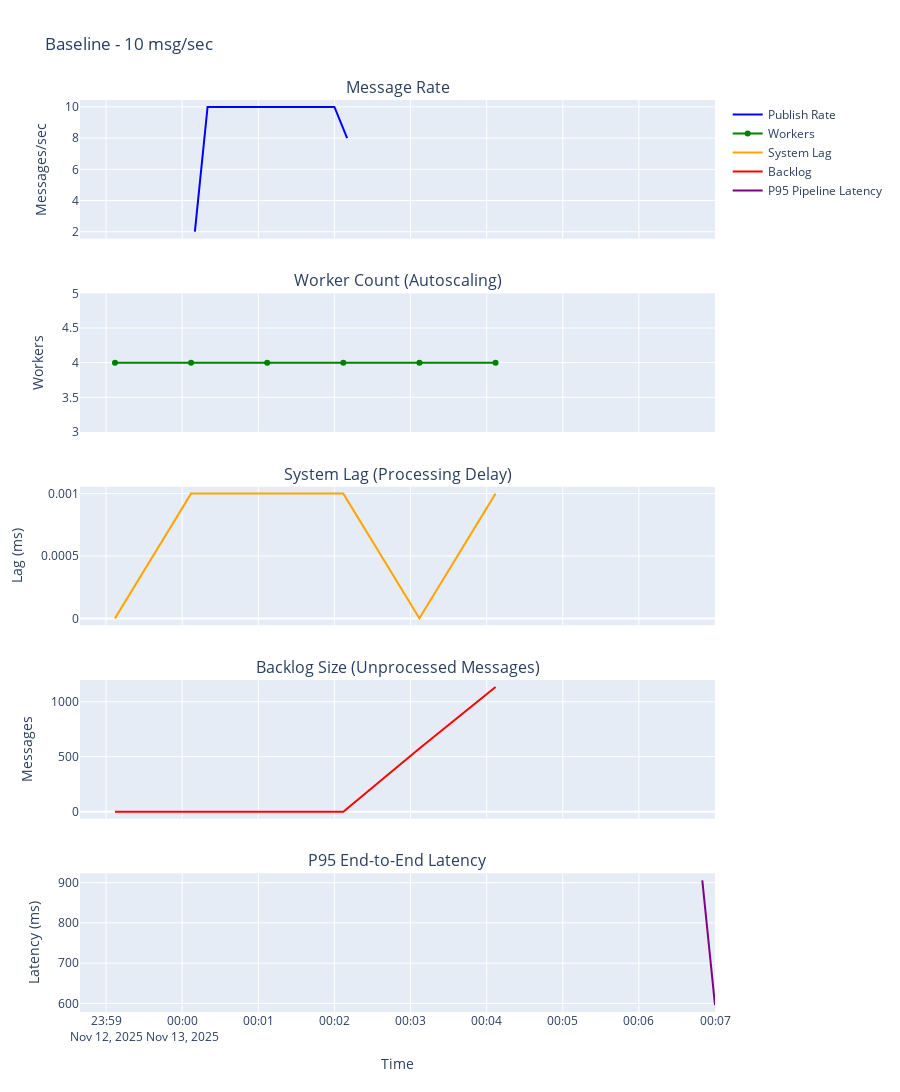
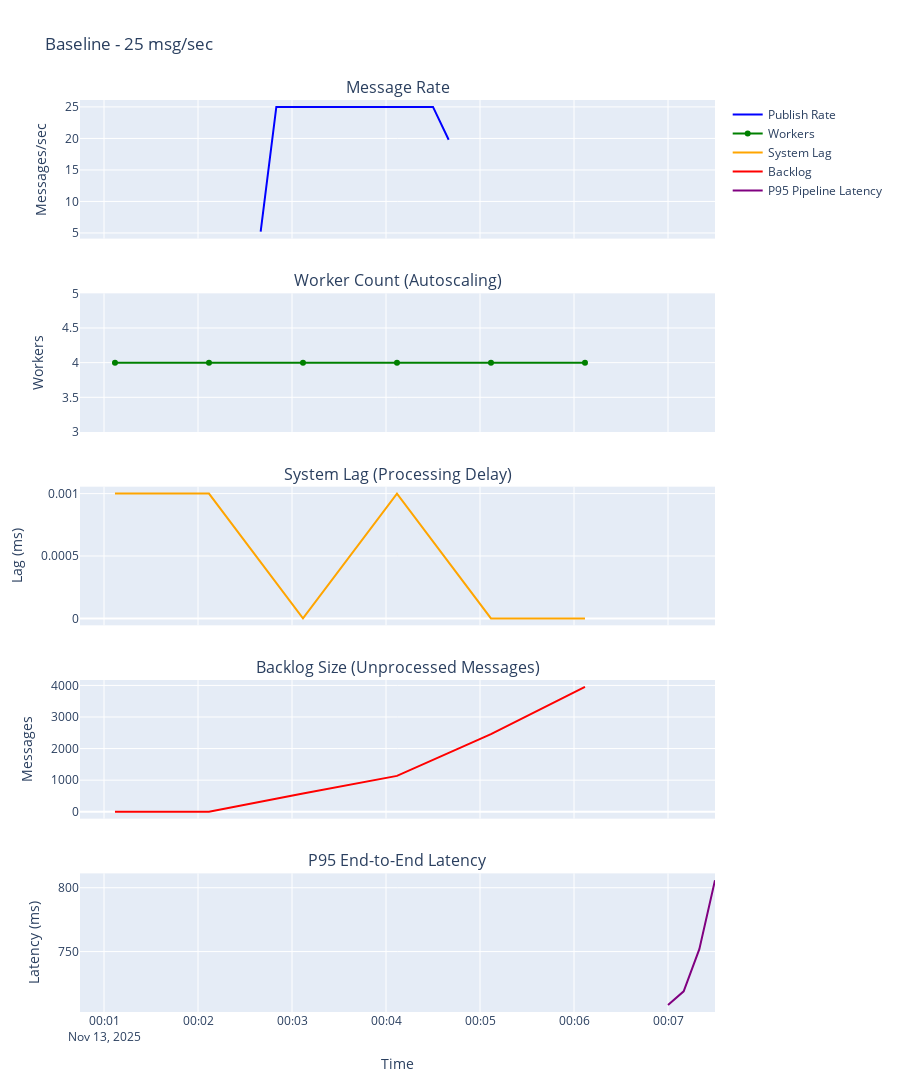

The code cell stored with these charts, in order, in its notebook:
### Code cell
# Visualize Phase 1 - Individual test timelines
for i, (result, latency_df) in enumerate(zip(phase1_results, phase1_latencies)):
    test_config = BASELINE_TESTS[i]
    
    # Collect metrics for this specific test
    test_metrics = metrics_collector.collect_metrics(
        start_time=result['start_time'],
        end_time=result['end_time'],
        resolution_seconds=10
    )
    
    fig = plot_dataflow_timeline(
        test_results=result,
        metrics=test_metrics,
        latency_df=latency_df,
        test_name=test_config['name']
    )
    fig.show()

### Figure 1 — Plotly figure (JSON) as saved in the notebook; plotly's stock layout.template omitted (floating-point values rounded to 4 significant figures)
{"data": [{"line": {"color": "blue", "width": 2}, "mode": "lines", "name": "Publish Rate", "type": "scatter", "x": ["2025-11-13T00:00:10", "2025-11-13T00:00:20", "2025-11-13T00:00:30", "2025-11-13T00:00:40", "2025-11-13T00:00:50", "2025-11-13T00:01:00", "2025-11-13T00:01:10", "2025-11-13T00:01:20", "2025-11-13T00:01:30", "2025-11-13T00:01:40", "2025-11-13T00:01:50", "2025-11-13T00:02:00", "2025-11-13T00:02:10"], "xaxis": "x", "y": [2.0, 10.0, 10.0, 10.0, 10.0, 10.0, 10.0, 10.0, 10.0, 10.0, 10.0, 10.0, 8.0], "yaxis": "y"}, {"line": {"color": "green", "width": 2}, "marker": {"size": 6}, "mode": "lines+markers", "name": "Workers", "type": "scatter", "x": ["2025-11-12T23:59:07", "2025-11-13T00:00:07", "2025-11-13T00:01:07", "2025-11-13T00:02:07", "2025-11-13T00:03:07", "2025-11-13T00:04:07"], "xaxis": "x2", "y": [4.0, 4.0, 4.0, 4.0, 4.0, 4.0], "yaxis": "y2"}, {"line": {"color": "orange", "width": 2}, "mode": "lines", "name": "System Lag", "type": "scatter", "x": ["2025-11-12T23:59:07", "2025-11-13T00:00:07", "2025-11-13T00:01:07", "2025-11-13T00:02:07", "2025-11-13T00:03:07", "2025-11-13T00:04:07"], "xaxis": "x3", "y": [0.0, 0.001, 0.001, 0.001, 0.0, 0.001], "yaxis": "y3"}, {"line": {"color": "red", "width": 2}, "mode": "lines", "name": "Backlog", "type": "scatter", "x": ["2025-11-12T23:59:07", "2025-11-13T00:00:07", "2025-11-13T00:01:07", "2025-11-13T00:02:07", "2025-11-13T00:03:07", "2025-11-13T00:04:07"], "xaxis": "x4", "y": [0.0, 0.0, 0.0, 0.0, 575.0, 1134.0], "yaxis": "y4"}, {"line": {"color": "purple", "width": 2}, "mode": "lines", "name": "P95 Pipeline Latency", "type": "scatter", "x": ["2025-11-13T00:06:50", "2025-11-13T00:07:00"], "xaxis": "x5", "y": [906.0, 595.7], "yaxis": "y5"}], "layout": {"annotations": [{"font": {"size": 16}, "showarrow": false, "text": "Message Rate", "x": 0.5, "xanchor": "center", "xref": "paper", "y": 1, "yanchor": "bottom", "yref": "paper"}, {"font": {"size": 16}, "showarrow": false, "text": "Worker Count (Autoscaling)", "x": 0.5, "xanchor": "center", "xref": "paper", "y": 0.788, "yanchor": "bottom", "yref": "paper"}, {"font": {"size": 16}, "showarrow": false, "text": "System Lag (Processing Delay)", "x": 0.5, "xanchor": "center", "xref": "paper", "y": 0.576, "yanchor": "bottom", "yref": "paper"}, {"font": {"size": 16}, "showarrow": false, "text": "Backlog Size (Unprocessed Messages)", "x": 0.5, "xanchor": "center", "xref": "paper", "y": 0.364, "yanchor": "bottom", "yref": "paper"}, {"font": {"size": 16}, "showarrow": false, "text": "P95 End-to-End Latency", "x": 0.5, "xanchor": "center", "xref": "paper", "y": 0.152, "yanchor": "bottom", "yref": "paper"}], "height": 1200, "hovermode": "x unified", "showlegend": true, "title": {"text": "Baseline - 10 msg/sec"}, "xaxis": {"anchor": "y", "domain": [0, 1], "matches": "x5", "showticklabels": false}, "xaxis2": {"anchor": "y2", "domain": [0, 1], "matches": "x5", "showticklabels": false}, "xaxis3": {"anchor": "y3", "domain": [0, 1], "matches": "x5", "showticklabels": false}, "xaxis4": {"anchor": "y4", "domain": [0, 1], "matches": "x5", "showticklabels": false}, "xaxis5": {"anchor": "y5", "domain": [0, 1], "title": {"text": "Time"}}, "yaxis": {"anchor": "x", "domain": [0.848, 1], "title": {"text": "Messages/sec"}}, "yaxis2": {"anchor": "x2", "domain": [0.636, 0.788], "title": {"text": "Workers"}}, "yaxis3": {"anchor": "x3", "domain": [0.424, 0.576], "title": {"text": "Lag (ms)"}}, "yaxis4": {"anchor": "x4", "domain": [0.212, 0.364], "title": {"text": "Messages"}}, "yaxis5": {"anchor": "x5", "domain": [0, 0.152], "title": {"text": "Latency (ms)"}}}}

### Figure 2 — Plotly figure (JSON) as saved in the notebook; plotly's stock layout.template omitted (floating-point values rounded to 4 significant figures)
{"data": [{"line": {"color": "blue", "width": 2}, "mode": "lines", "name": "Publish Rate", "type": "scatter", "x": ["2025-11-13T00:02:40", "2025-11-13T00:02:50", "2025-11-13T00:03:00", "2025-11-13T00:03:10", "2025-11-13T00:03:20", "2025-11-13T00:03:30", "2025-11-13T00:03:40", "2025-11-13T00:03:50", "2025-11-13T00:04:00", "2025-11-13T00:04:10", "2025-11-13T00:04:20", "2025-11-13T00:04:30", "2025-11-13T00:04:40"], "xaxis": "x", "y": [5.2, 25.0, 25.0, 25.0, 25.0, 25.0, 25.0, 25.0, 25.0, 25.0, 25.0, 25.0, 19.8], "yaxis": "y"}, {"line": {"color": "green", "width": 2}, "marker": {"size": 6}, "mode": "lines+markers", "name": "Workers", "type": "scatter", "x": ["2025-11-13T00:01:07", "2025-11-13T00:02:07", "2025-11-13T00:03:07", "2025-11-13T00:04:07", "2025-11-13T00:05:07", "2025-11-13T00:06:07"], "xaxis": "x2", "y": [4.0, 4.0, 4.0, 4.0, 4.0, 4.0], "yaxis": "y2"}, {"line": {"color": "orange", "width": 2}, "mode": "lines", "name": "System Lag", "type": "scatter", "x": ["2025-11-13T00:01:07", "2025-11-13T00:02:07", "2025-11-13T00:03:07", "2025-11-13T00:04:07", "2025-11-13T00:05:07", "2025-11-13T00:06:07"], "xaxis": "x3", "y": [0.001, 0.001, 0.0, 0.001, 0.0, 0.0], "yaxis": "y3"}, {"line": {"color": "red", "width": 2}, "mode": "lines", "name": "Backlog", "type": "scatter", "x": ["2025-11-13T00:01:07", "2025-11-13T00:02:07", "2025-11-13T00:03:07", "2025-11-13T00:04:07", "2025-11-13T00:05:07", "2025-11-13T00:06:07"], "xaxis": "x4", "y": [0.0, 0.0, 575.0, 1134.0, 2457.0, 3951.0], "yaxis": "y4"}, {"line": {"color": "purple", "width": 2}, "mode": "lines", "name": "P95 Pipeline Latency", "type": "scatter", "x": ["2025-11-13T00:07:00", "2025-11-13T00:07:10", "2025-11-13T00:07:20", "2025-11-13T00:07:30"], "xaxis": "x5", "y": [708.1, 718.9, 751.9, 805.8], "yaxis": "y5"}], "layout": {"annotations": [{"font": {"size": 16}, "showarrow": false, "text": "Message Rate", "x": 0.5, "xanchor": "center", "xref": "paper", "y": 1, "yanchor": "bottom", "yref": "paper"}, {"font": {"size": 16}, "showarrow": false, "text": "Worker Count (Autoscaling)", "x": 0.5, "xanchor": "center", "xref": "paper", "y": 0.788, "yanchor": "bottom", "yref": "paper"}, {"font": {"size": 16}, "showarrow": false, "text": "System Lag (Processing Delay)", "x": 0.5, "xanchor": "center", "xref": "paper", "y": 0.576, "yanchor": "bottom", "yref": "paper"}, {"font": {"size": 16}, "showarrow": false, "text": "Backlog Size (Unprocessed Messages)", "x": 0.5, "xanchor": "center", "xref": "paper", "y": 0.364, "yanchor": "bottom", "yref": "paper"}, {"font": {"size": 16}, "showarrow": false, "text": "P95 End-to-End Latency", "x": 0.5, "xanchor": "center", "xref": "paper", "y": 0.152, "yanchor": "bottom", "yref": "paper"}], "height": 1200, "hovermode": "x unified", "showlegend": true, "title": {"text": "Baseline - 25 msg/sec"}, "xaxis": {"anchor": "y", "domain": [0, 1], "matches": "x5", "showticklabels": false}, "xaxis2": {"anchor": "y2", "domain": [0, 1], "matches": "x5", "showticklabels": false}, "xaxis3": {"anchor": "y3", "domain": [0, 1], "matches": "x5", "showticklabels": false}, "xaxis4": {"anchor": "y4", "domain": [0, 1], "matches": "x5", "showticklabels": false}, "xaxis5": {"anchor": "y5", "domain": [0, 1], "title": {"text": "Time"}}, "yaxis": {"anchor": "x", "domain": [0.848, 1], "title": {"text": "Messages/sec"}}, "yaxis2": {"anchor": "x2", "domain": [0.636, 0.788], "title": {"text": "Workers"}}, "yaxis3": {"anchor": "x3", "domain": [0.424, 0.576], "title": {"text": "Lag (ms)"}}, "yaxis4": {"anchor": "x4", "domain": [0.212, 0.364], "title": {"text": "Messages"}}, "yaxis5": {"anchor": "x5", "domain": [0, 0.152], "title": {"text": "Latency (ms)"}}}}
